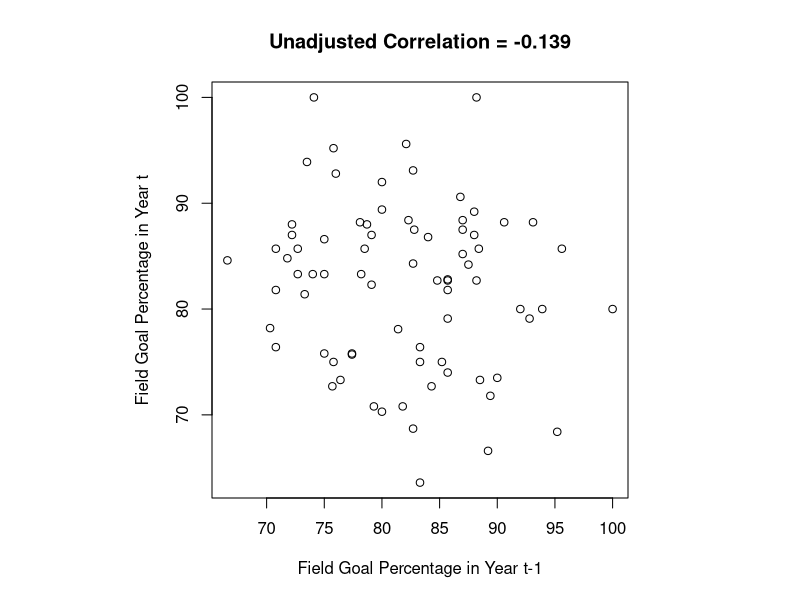
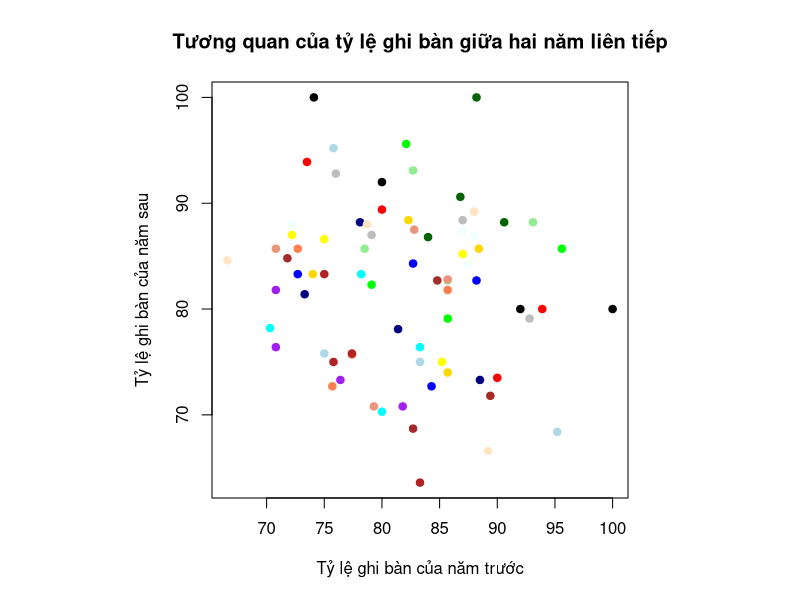
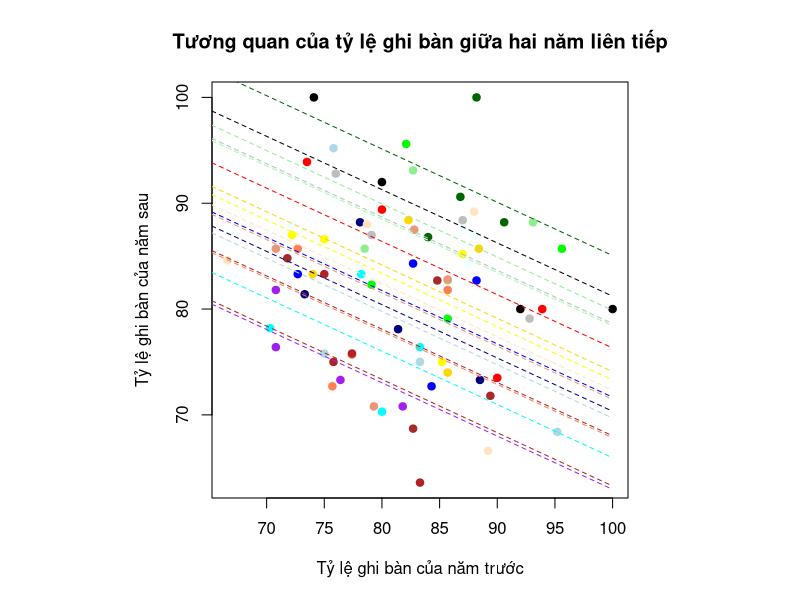

Write R code to recreate these figures, in order.
## ---- chunk 1
kicker <- read.csv("FieldGoals2003to2006.csv",
                   header = TRUE)
kicker

kicker$Name <- factor(kicker$Name)
## ---- chunk 2
cor.test(x = kicker$FGtM1,
    y = kicker$FGt,
    method = "pearson")
## ---- chunk 3
par(pty = "s")
plot(x = kicker$FGtM1,
     y = kicker$FGt,
     main = "Unadjusted Correlation = -0.139",
     xlab = "Field Goal Percentage in Year t-1",
     ylab = "Field Goal Percentage in Year t")
## ---- chunk 4
col_ok <- c("red",
             "blue", 
             "yellow",
             "green",
             "cyan",
             "brown",
             "gray",
             "navy",
             "coral",
             "purple",
             "darkgreen",
             "black",
             "lightblue",
             "firebrick",
             "lightgreen",
             "darksalmon",
             "gold",
             "bisque",
             "azure")[kicker$Name]
par(pty = "s")
plot(x = kicker$FGtM1,
     y = kicker$FGt,
     main = "Tương quan của tỷ lệ ghi bàn giữa hai năm liên tiếp",
     xlab = "Tỷ lệ ghi bàn của năm trước",
     ylab = "Tỷ lệ ghi bàn của năm sau",
     col = col_ok,
     pch = 19)
## ---- chunk 5
fit.1 <- lm(FGt ~ FGtM1 + Name + FGtM1:Name,
            data = kicker)

anova(fit.1)
## ---- chunk 6
fit.2 <- lm(FGt ~ Name + FGtM1,
            data = kicker)

anova(fit.2)

summary(fit.2)
## ---- chunk 7
par(pty = "s")
plot(x = kicker$FGtM1,
     y = kicker$FGt,
     main = "Tương quan của tỷ lệ ghi bàn giữa hai năm liên tiếp",
     xlab = "Tỷ lệ ghi bàn của năm trước",
     ylab = "Tỷ lệ ghi bàn của năm sau",
     col = col_ok,
     pch = 19)

# biến x
tt <- seq(60, 100,
          length = 100)

# x nhân với hệ số góc
slope.piece <- summary(fit.2)$coef[20]*tt

# lấy Adam Vinatieri làm nền nên là 0
points(x = tt,
       y = summary(fit.2)$coef[1] + 0 + slope.piece,
       type = "l",
       lty = 2,
       col = unique(col_ok)[1])

# từ David Akers thì có hệ số Name tương ứng
for (i in 2:19){
points(x = tt,
       y = summary(fit.2)$coef[1] + summary(fit.2)$coef[i]+ slope.piece,
       type = "l",
       lty = 2,
       col = unique(col_ok)[i])  
}
